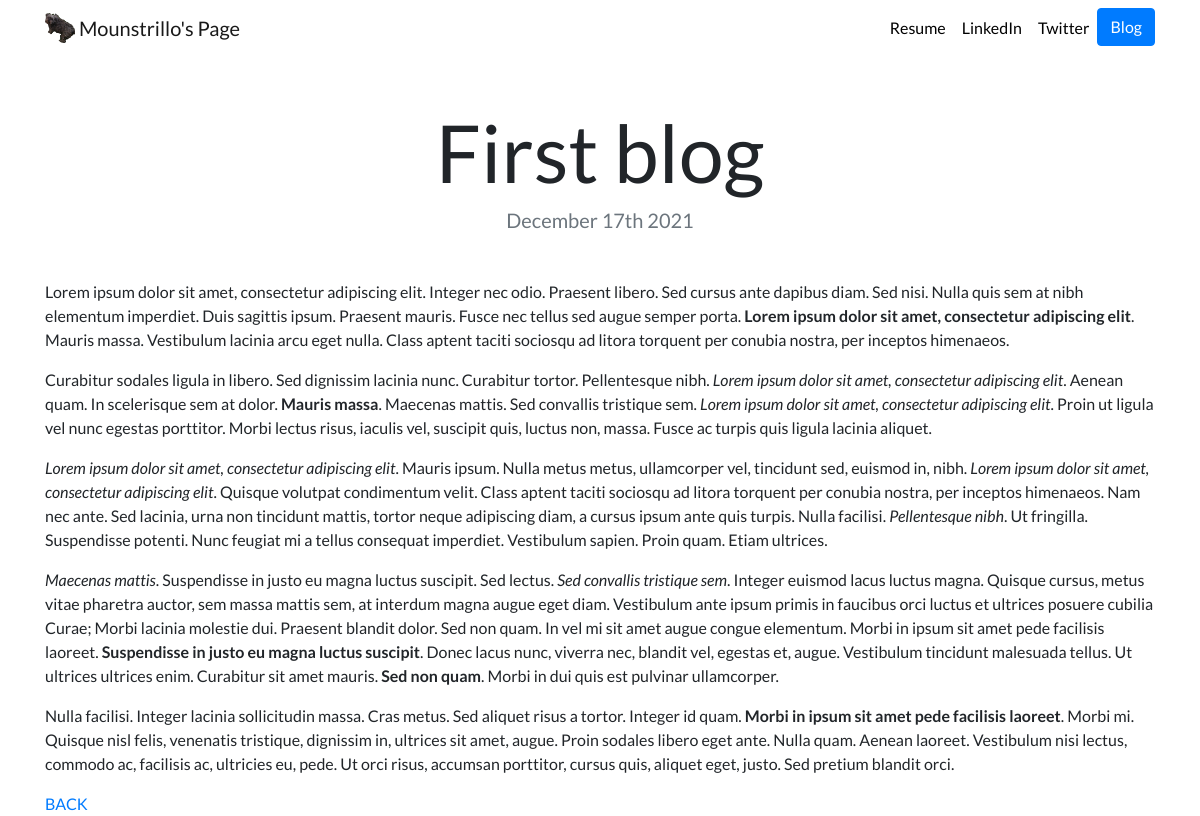
Page /blog/7/ on the committed database.
### blog/models.py (models this page shows, shortened)
class Blog(models.Model):
    title = models.CharField(max_length=200)
    description = models.TextField()
    date = models.DateField()

### blog/views.py (the view)
# urls.py: path('<int:blog_id>/', views.detail, name='detail'),
def detail(request, blog_id):
    blog = get_object_or_404(Blog, pk=blog_id)
    return render(request, 'blog/detail.html',{'blog':blog})

### blog/templates/blog/detail.html
{% extends "portfolio/base.html" %}
{% load static %}
{% block content %}
  <h1 class="text-center mt-5" id="blogdetailtitle">{{ blog.title }}</h1>
  <h5 class="text-center text-muted mb-5">{{ blog.date|date:'F jS Y' }}</h5>
  {{ blog.description|safe }}
  <a href="{% url 'blog:all_blogs' %}">BACK</a>
{% endblock %}

### portfolio/static/portfolio/custom.css (style rules this page uses)
body { font-family: 'Lato', sans-serif; }
@media (min-width: 992px) { #blogdetailtitle { font-size: 5rem; } }

### rows in the picture
Blog: title "First blog", date "December 17th 2021", description "Lorem ipsum dolor sit amet, consectetur adipiscing elit. Integer nec odio. Praesent libero. Sed cursus ante dapibus diam. Sed nisi. Nulla quis sem at nibh elementum imperdiet. Duis sagittis ipsum. Praesent mauris. Fusce nec tellus sed augue semper porta. Lorem ipsum dolor sit amet, consectetur adipiscing elit . Mauris massa. Vestibulum lacinia arcu eget nulla. Class aptent taciti sociosqu ad litora torquent per conubia nostra, per inceptos himenaeos. Curabitur sodales ligula in libero. Sed dignissim lacinia nunc. Curabitur tortor. Pellentesque nibh. Lorem ipsum dolor sit amet, consectetur adipiscing elit . Aenean quam. In scelerisque sem at dolor. Mauris massa . Maecenas mattis. Sed…"
